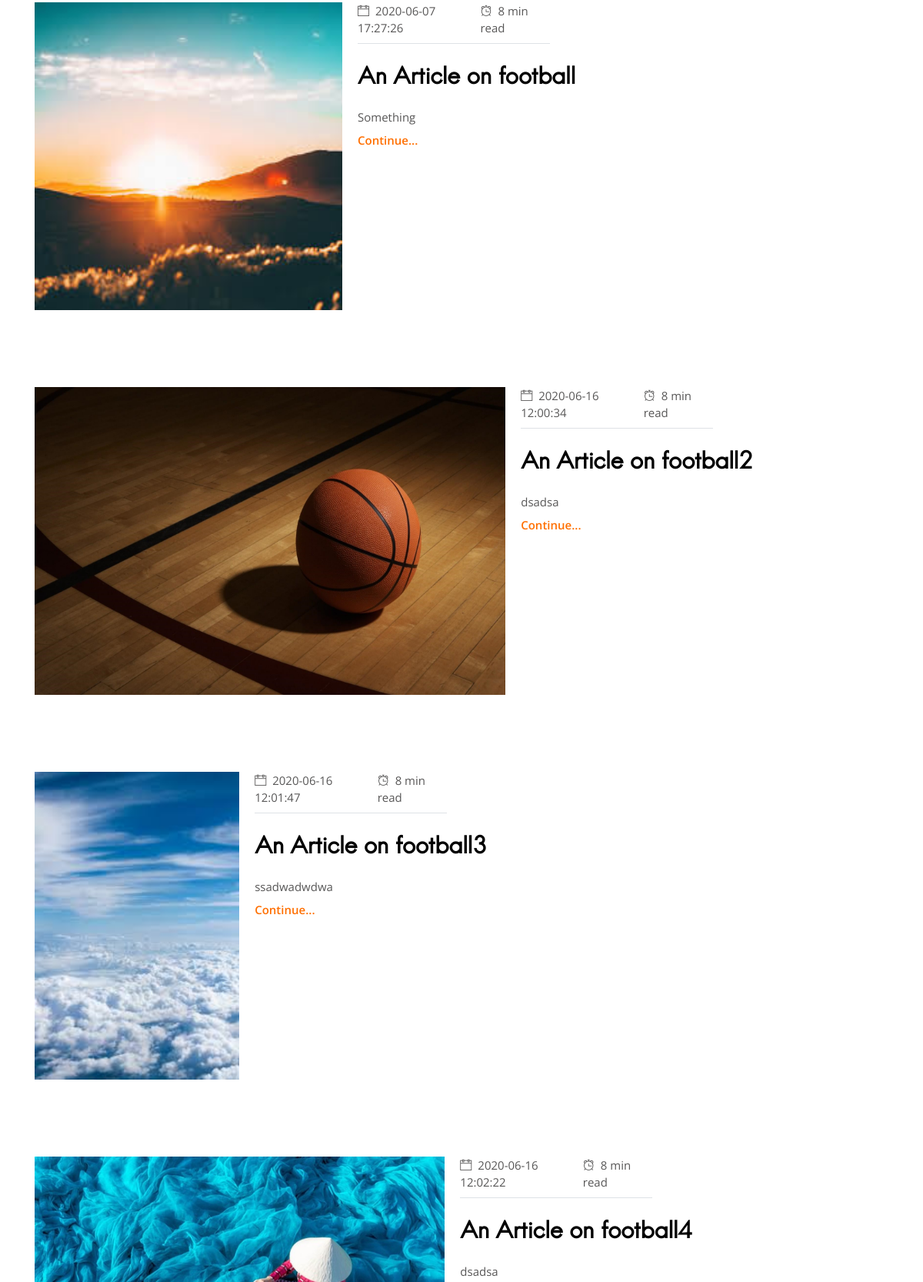
Page /articles.php?id=41&page=1 (middle part) on the earlier database version.
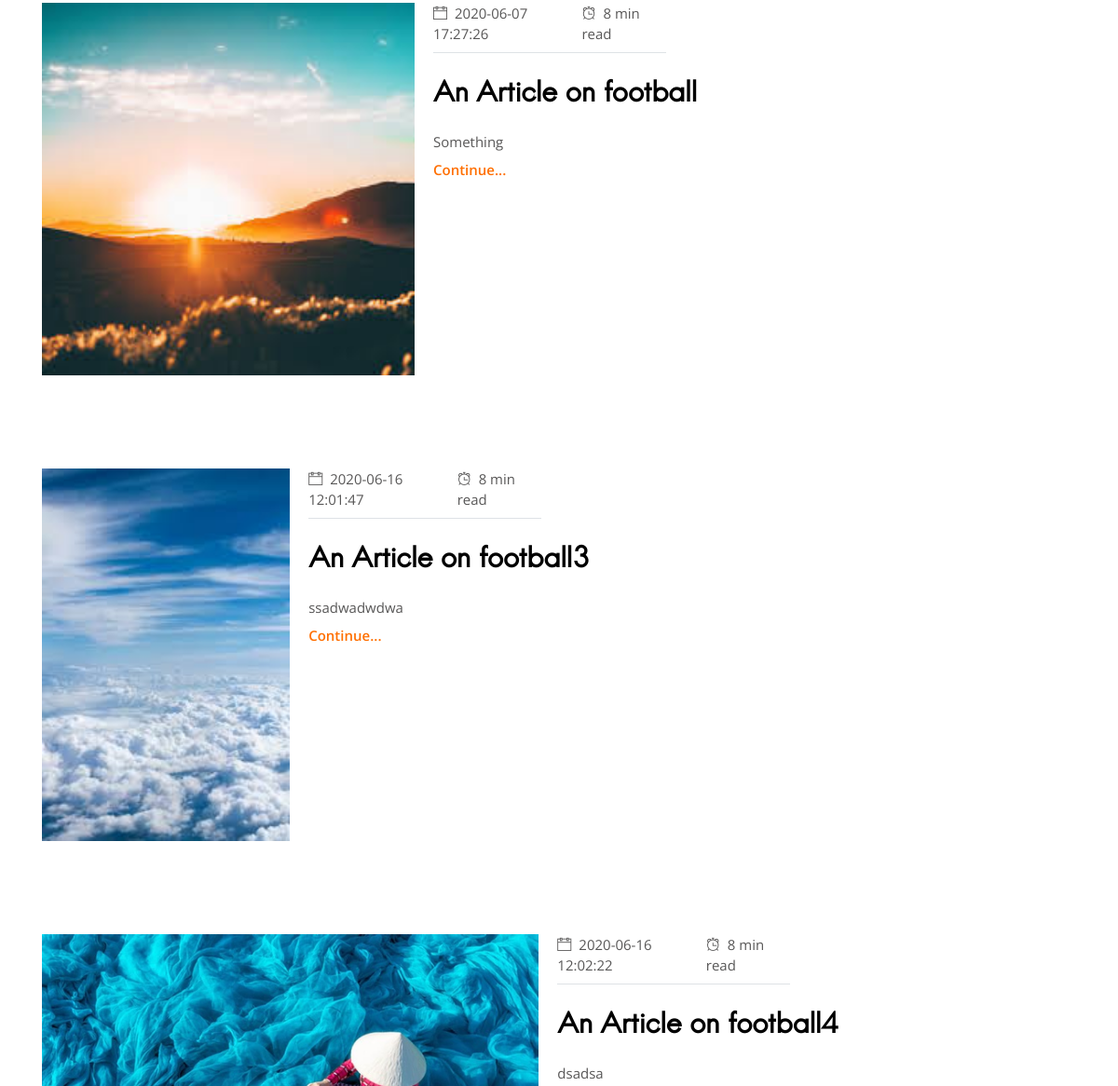
Same page on the later database version.
### tables this page shows
CREATE TABLE `articles` (
  `article_id` int(255) NOT NULL,
  `article_creator` varchar(255) NOT NULL,
  `article_name` varchar(255) NOT NULL,
  `article_summary` varchar(550) NOT NULL,
  `article_key` varchar(255) NOT NULL,
  `article_content` blob NOT NULL,
  `article_category` int(255) NOT NULL,
  `article_create` datetime NOT NULL,
  `article_image` varchar(255) NOT NULL,
  `article_unique_key` varchar(10) NOT NULL,
  `article_block` int(1) NOT NULL
);

### articles.php (the view, shortened to what this page needs)
<?php
include 'config.php';
?>
<?php include 'header.php'; ?>
<?php
	 $sql2 = "SELECT * FROM category WHERE cat_id = $_GET[id]";
     $result2 = $db->query($sql2);
	 $row2 = $result2->fetch_assoc();
echo "
<section class='hero-section'>
  <div class='container'>
    <div class='row'>
      <div class='col-lg-6 align-self-end'>
        <h1 class='mb-0'>Welcome</h1>
        <h2 class='mb-100 title-border-lg'>to <i>$row2[cat_name]</i></h2>
        <p class='mb-80 mr-5'>$row2[cat_desc]</p>
        <span class='font-secondary text-dark mr-3 mr-sm-5'>Follow</span>
        <ul class='list-inline d-inline-block mb-5'>
          <li class='list-inline-item mx-3'><a href='#' class='text-dark'><i class='ti-facebook'></i></a></li>
          <li class='list-inline-item mx-3'><a href='#' class='text-dark'><i class='ti-twitter-alt'></i></a></li>
          <li class='list-inline-item mx-3'><a href='#' class='text-dark'><i class='ti-linkedin'></i></a></li>
          <li class='list-inline-item mx-3'><a href='#' class='text-dark'><i class='ti-github'></i></a></li>
        </ul>
      </div>
      <div class='col-lg-6 text-right'>
        <img class='img-fluid' src='images/banner-img.png' alt='banner-image'>
      </div>
    </div>
  </div>
</section>
<section class='section'>
  <div class='container'>
    <div class='row'> ";
$limit = 12;
     $page = isset($_GET['page']) ? $_GET['page'] : 1;
     $start = ($page - 1) * $limit;
     $sql = "SELECT * FROM articles WHERE article_category = $_GET[id] LIMIT $start,$limit";
     $result = $db->query($sql);
while($row = $result->fetch_assoc())
{
	echo"
      <div class='col-12 mb-100'>
        <article data-file='articles/b.html' data-target='article' class='article-full-width'>
          <div class='post-image'>
            <img class='img-fluid' src='Profilepics/Articles/$row[article_unique_key]/$row[article_image]' alt='post-thumb'>
          </div>
          <div class='post-content'>
            <ul class='list-inline d-flex justify-content-between border-bottom post-meta pb-2 mb-4'>
              <li class='list-inline-item'><i class='ti-calendar mr-2'></i>$row[article_create]</li>
              <li class='list-inline-item'><i class='ti-alarm-clock mr-2'></i><span class='eta'>8 min</span> read</li>
            </ul>";
		echo"
            <h4 class='mb-4'>";
		if($row['article_block'] == 0)
		{
		  echo"	<a href='content.php?id=$row[article_id]' class='text-dark'>$row[article_name]</a>";
		}
		else
		{
			echo"	<a href='#' class='text-dark' onclick='Blockalert()'>$row[article_name]</a>";
		}
		echo"	</h4>
            <p class='mb-0 post-summary'>$row[article_summary]</p>";
			if($row['article_block'] == 0)
			{
             echo"<a class='btn btn-transparent mb-4' href='content.php?id=$row[article_id]'>Continue...</a>";
			}
			else
			{
				echo"<a class='btn btn-transparent mb-4' href='#' onclick='Blockalert()'>Continue...</a>";
			}
       echo" </div>
        </article>";
   echo"</div>";
}
	  ?>
    </div>
  </div>
</section>
<?php include 'footer.php'; ?>

Differences in the rows shown:
removed articles: article_unique_key+article_image (placeholder picture), article_create "2020-06-16 12:00:34", article_name "An Article on football2", article_summary "dsadsa"
